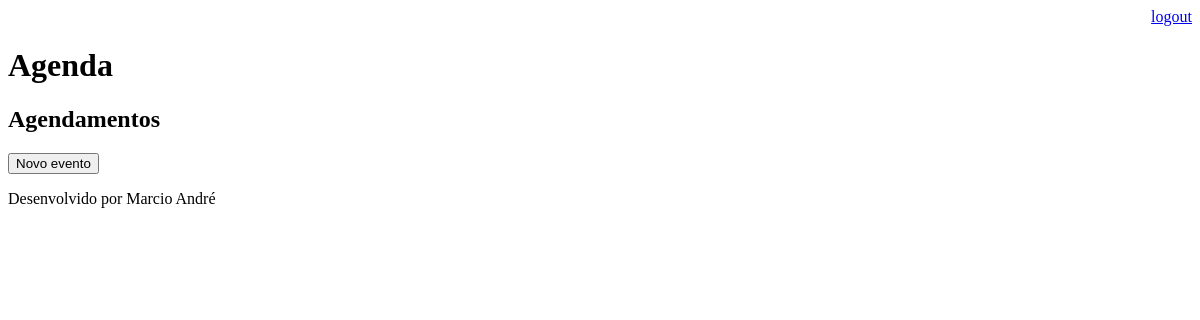
The app's page /agenda/ (signed in), older data.
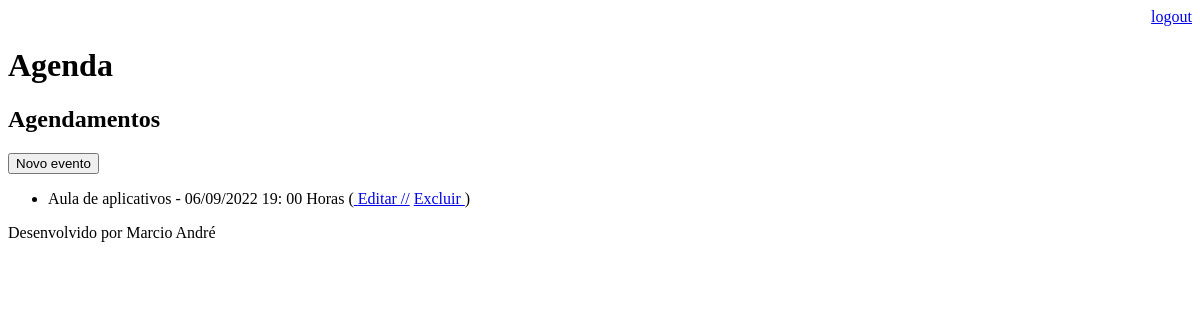
The same page, newer data.
### core/models.py (models this page shows, shortened)
class Evento(models.Model):
    titulo = models.CharField(max_length=100, verbose_name='Título')
    descricao = models.TextField(blank=True, null=True, verbose_name='Descrição')
    data_evento = models.DateTimeField(verbose_name='Data do evento')
    data_criacao = models.DateTimeField(auto_now=True, verbose_name='Data da criação do evento')
    usuario = models.ForeignKey(User, on_delete=models.CASCADE)
    class Meta:
      db_table = 'evento'
    def get_data_evento(self):
      return self.data_evento.strftime('%d/%m/%Y %H: %M Horas')

### core/views.py (the view)
# urls.py: path('agenda/', views.lista_eventos),
@login_required(login_url='/login/') # leve o usuário para página de login se ele não estiver logado
def lista_eventos(request):
    usuario = request.user
    data_atual = datetime.now() - timedelta(hours=1) # timedelta exibi as datas que vencidas com até 1 hora
    evento = Evento.objects.filter(usuario=usuario, data_evento__gt = data_atual) # (__gt trás apenas os eventos que não aconteceram, __lt tras apenas os eventos de datas que já aconteceram)filtra os agendamentos por usuário
    dados = {'eventos':evento}
    return render(request, 'agenda.html', dados)

### templates/agenda.html
{% extends "model-page.html" %}
{% block content %}
    <h2>Agendamentos</h2>
    <a href="evento/">
       <button type="button"> Novo evento</button>
    </a>
    <ul>
      {% for evento in eventos %}
          <li>
              <div>
            {{ evento.titulo }} - {{ evento.get_data_evento }}
            (<a href="evento/?id={{ evento.id }}"> Editar //</a>
            <a href="evento/delete/{{ evento.id }}/"> Excluir </a>)
              </div>
          </li>
      {% endfor %}
    </ul>
{% endblock %}

### templates/model-page.html
<!DOCTYPE html>
<html lang="pt-br">
<head>
    {% include "model-header.html" %}
</head>
<body>
    {% block content %} {% endblock %}
    {% include "model-footer.html" %}
</body>
</html>

### templates/model-header.html (shortened to what this page needs)
  <div align="right">
    <a href="/logout"> logout</a>
  </div>
  <h1> Agenda </h1>

### templates/model-footer.html
<p> Desenvolvido por Marcio André</p>

Row changes from the older to the newer data that the page shows:
added Evento: titulo "Aula de aplicativos", get_data_evento "06/09/2022 19: 00 Horas"
